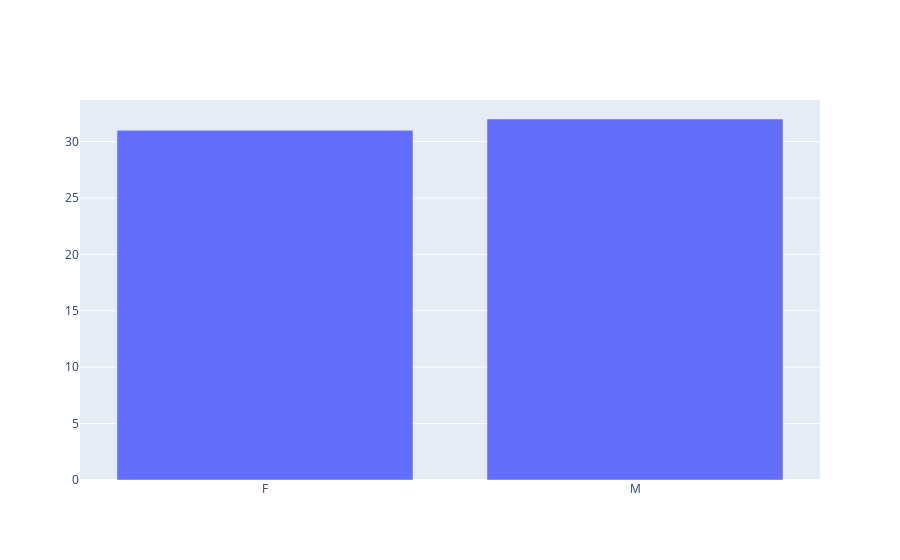

The cell this chart's notebook holds for it:
### Code cell
fig = go.Figure([go.Bar(x=['F','M'], 
y=[risk_user[risk_user.gender=='F'].count()[0], risk_user[risk_user.gender=='M'].count()[0]])])
fig

### Figure 1 — Plotly figure (JSON) as saved in the notebook; plotly's stock layout.template omitted (floating-point values rounded to 4 significant figures)
{"data": [{"type": "bar", "x": ["F", "M"], "y": [31, 32]}], "layout": {}}
